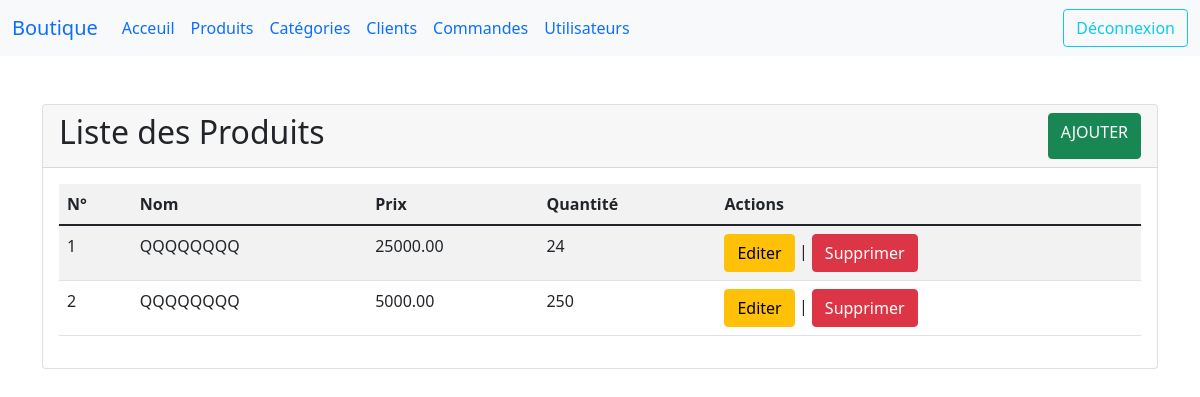
The app's page /product-list.php with its own data.
### tables this page shows
CREATE TABLE IF NOT EXISTS `produit` (
  `ID` int NOT NULL AUTO_INCREMENT,
  `nom` varchar(255) NOT NULL,
  `description` text,
  `prix` decimal(10,2) NOT NULL,
  `quantite_stock` int NOT NULL,
  `image` varchar(255) DEFAULT NULL,
  `Categorie_ID` int DEFAULT NULL,
  PRIMARY KEY (`ID`),
  KEY `Categorie_ID` (`Categorie_ID`)
);

### product-list.php (the view, shortened to what this page needs)
<?php
$dbHost = "localhost";
$dbUser = "root";
$dbPassword = "";
$dbName = "e-com-exam";
$db = new mysqli($dbHost, $dbUser, $dbPassword, $dbName);
$query = "SELECT ID, nom, prix, quantite_stock FROM produit";
$result = $db->query($query);
?>
<!DOCTYPE html>
<html lang="en">
<head>
    <link rel="stylesheet" href="bootstrap/css/bootstrap.min.css">
</head>
<body>
<?php include "navbar.php"; ?>
<div class="container mt-5">
    <div class="card">
        <div class="card-header d-flex align-content-center justify-content-between">
            <h2>Liste des Produits</h2>
            <a class="btn btn-success" href="product-registration.php">AJOUTER</a>
        </div>
        <div class="card-body">
            <table class="table table-striped table-hover">
                <tr>
                    <th scope="col">N°</th>
                    <th scope="col">Nom</th>
                    <th scope="col">Prix</th>
                    <th scope="col">Quantité</th>
                    <th scope="col">Actions</th>
                </tr>
                <tbody>
                <?php
                if ($result->num_rows > 0) {
                    $i = 1;
                    while ($row = $result->fetch_assoc()) {
                        echo '<tr>';
                        echo '<td>' . $i . '</td>';
                        echo '<td>' . $row['nom'] . '</td>';
                        echo '<td>' . $row['prix'] . '</td>';
                        echo '<td>' . $row['quantite_stock'] . '</td>';
                        echo '<td>
    <a href="product-edit.php?id=' . $row['ID'] . '" class="btn btn-warning">Editer</a> |
    <a href="product-delete.php?id=' . $row['ID'] . '" class="btn btn-danger" onclick="return confirm(\'Êtes-vous sûr de vouloir supprimer ce produit ?\')">Supprimer</a>
</td>';
                        echo '</tr>';
                        $i++;
                    }
                } else {
                    echo '<tr><td colspan="5">Aucun produit enregistré</td></tr>';
                }
                ?>
                </tbody>
            </table>
        </div>
    </div>
</div>
</body>
</html>

### records on screen
produit: nom "QQQQQQQQ", prix "25000.00", quantite_stock "24"
produit: nom "QQQQQQQQ", prix "5000.00", quantite_stock "250"
